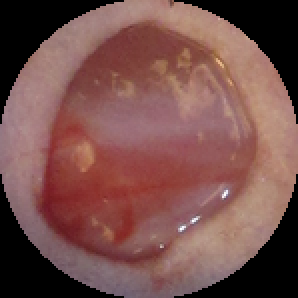
#> input picture data/MouseData/train/0/Day 0_Y8-2-L.png, 149 x 149 px, found by its file name (shown 2 times larger)
$ python k-meansWithContour.py
#> lines starting #> are read from the running program, lines starting #| are printed output that depends on the picture
import cv2
import matplotlib.pyplot as plt

# Load the image
image_path = '/Users/bearcbass/RL4Wound/data/MouseData/train/0/Day 0_Y8-2-L.png'
image = cv2.imread(image_path)
#> image is the input picture: shape (149, 149, 3); mean B, G, R 76.2, 80, 119.7

# Convert to grayscale
gray = cv2.cvtColor(image, cv2.COLOR_BGR2GRAY)
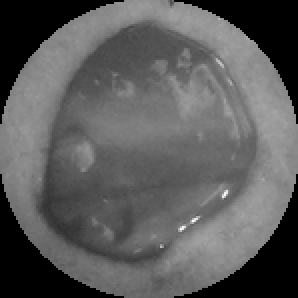
#> gray: shape (149, 149) (shown 2 times larger); min 0, max 255, mean 91.4

# Define different thresholds for testing
thresholds = [(50, 150), (100, 200), (150, 250)]

# Set up the plot
plt.figure(figsize=(12, 8))

for i, (low, high) in enumerate(thresholds):
    # Apply Canny Edge Detection
    edges = cv2.Canny(gray, low, high)

    # Display the results
    plt.subplot(1, len(thresholds), i + 1)
    plt.title(f'Thresholds: {low}, {high}')
    plt.imshow(edges, cmap='gray')
    plt.axis('off')
#> this loop made 3 passes
#> pass 1, `edges = cv2.Canny(gray, low, high)`:
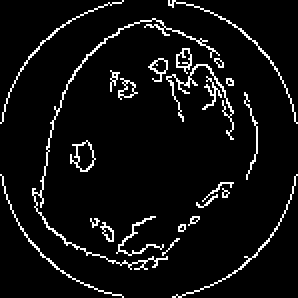
#> edges: shape (149, 149) (shown 2 times larger); 6.2% white in thin lines or dots
#> pass 2, `edges = cv2.Canny(gray, low, high)`:
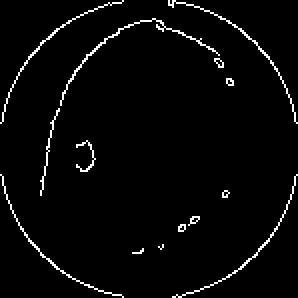
#> edges: shape (149, 149) (shown 2 times larger); 3.1% white in thin lines or dots
#> pass 3, `edges = cv2.Canny(gray, low, high)`:
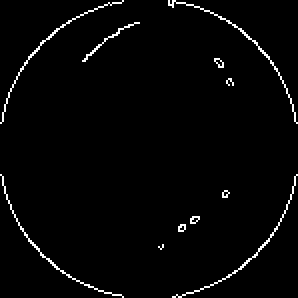
#> edges: shape (149, 149) (shown 2 times larger); 2.2% white in thin lines or dots

plt.show()

$ run again, with data/MouseData/train/0/Day 0_Y8-1-L.png copied over data/MouseData/train/0/Day 0_Y8-2-L.png
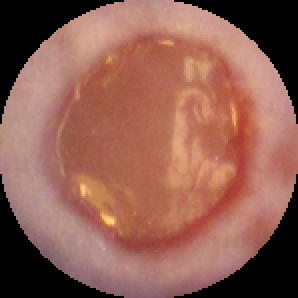
#> input picture data/MouseData/train/0/Day 0_Y8-1-L.png, 149 x 149 px, found by its file name (shown 2 times larger)
#> image is the input picture: shape (149, 149, 3); mean B, G, R 82.4, 95.4, 144.2
#> the loop `for i, (low, high) in enumerate(thresholds):` made 3 passes
#> pass 1, `edges = cv2.Canny(gray, low, high)`:
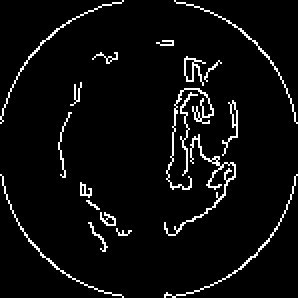
#> edges: shape (149, 149) (shown 2 times larger); 4.8% white in thin lines or dots
#> `plt.show()`:
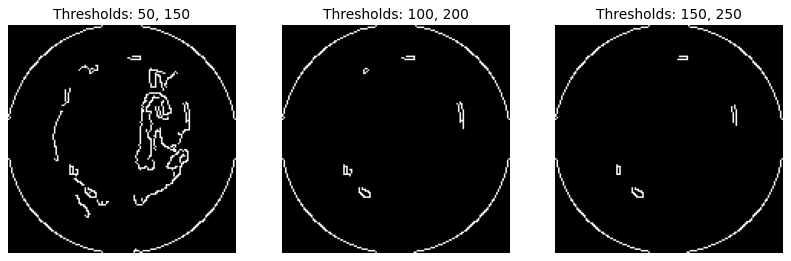
#> figure drawn by matplotlib, 3 panels

$ run again, with data/MouseData/train/0/Day 0_Y8-3-L.png copied over data/MouseData/train/0/Day 0_Y8-2-L.png
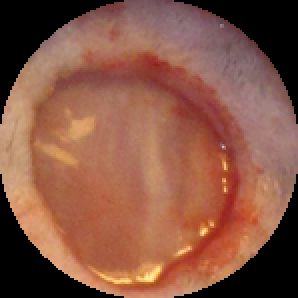
#> input picture data/MouseData/train/0/Day 0_Y8-3-L.png, 149 x 149 px, found by its file name (shown 2 times larger)
#> image is the input picture: shape (149, 149, 3); mean B, G, R 68.1, 86.1, 135.3
#> `gray = cv2.cvtColor(image, cv2.COLOR_BGR2GRAY)`:
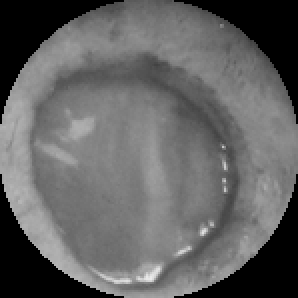
#> gray: shape (149, 149) (shown 2 times larger); min 0, max 234, mean 98.7
#> the loop `for i, (low, high) in enumerate(thresholds):` made 3 passes
#> pass 3, `edges = cv2.Canny(gray, low, high)`:
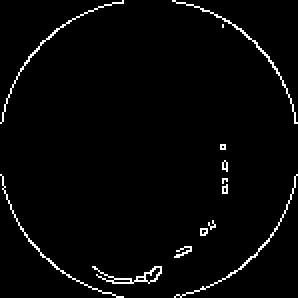
#> edges: shape (149, 149) (shown 2 times larger); 2.6% white in thin lines or dots

$ run again, with data/MouseData/train/0/Day 0_Y8-4-L.png copied over data/MouseData/train/0/Day 0_Y8-2-L.png
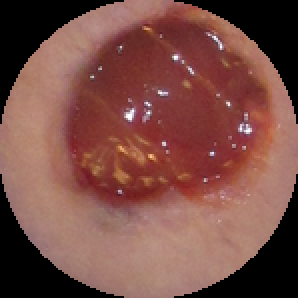
#> input picture data/MouseData/train/0/Day 0_Y8-4-L.png, 149 x 149 px, found by its file name (shown 2 times larger)
#> image is the input picture: shape (149, 149, 3); mean B, G, R 69.3, 76.8, 122.2
#> `gray = cv2.cvtColor(image, cv2.COLOR_BGR2GRAY)`:
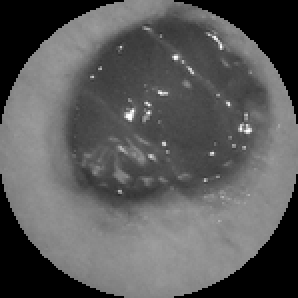
#> gray: shape (149, 149) (shown 2 times larger); min 0, max 255, mean 89.5
#> the loop `for i, (low, high) in enumerate(thresholds):` made 3 passes
#> pass 3, `edges = cv2.Canny(gray, low, high)`:
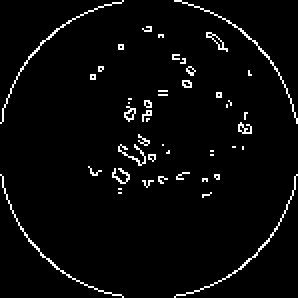
#> edges: shape (149, 149) (shown 2 times larger); 3.4% white in thin lines or dots
